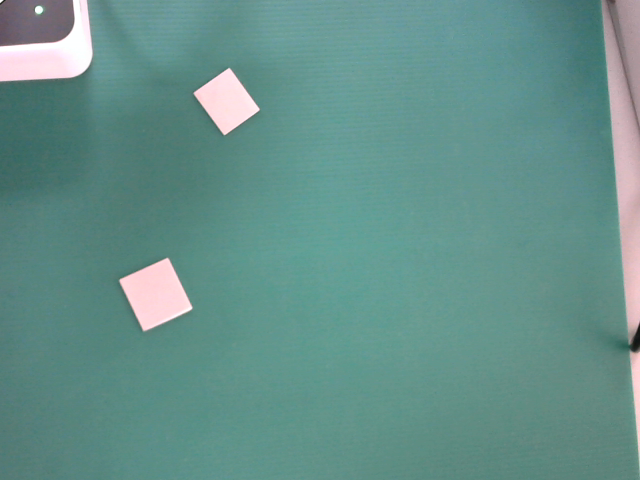
#> input picture photo1.png, 640 x 480 px, given in place of the camera
$ python from_camera_CV.py
#> lines starting #> are read from the running program, lines starting #| are printed output that depends on the picture; after the words box and inside, x2 and y2 are one past the last pixel; in counts of white or black regions, pixels touching at a corner belong together
import cv2
import numpy as np


# import argparse
def get_gray(img):  # 灰階
    gray = cv2.cvtColor(img, cv2.COLOR_BGR2GRAY)

    return gray


def get_blurred(img):  # 模糊化
    gray = get_gray(img)
    blurred = cv2.GaussianBlur(gray, (7, 7), 0)

    return blurred


def get_binary(img):  # 黑白化
    blur = get_blurred(img)
    ret, binary = cv2.threshold(blur, 127, 255, cv2.THRESH_BINARY)

    return binary


def get_contours(img):  # 獲取輪廓
    binary = get_binary(img)
    contours, hierachy = cv2.findContours(binary, cv2.RETR_CCOMP, cv2.CHAIN_APPROX_NONE)

    return contours


def draw_contours(img):  # 畫輪廓

    contours = get_contours(img)
    cv2.drawContours(img, contours, -1, (0, 0, 255), 3)

    return None


def all_contour_X_Y(img):  # 要返回所有輪廓的X，Y值

    g_img = get_gray(img)
    binary_img = get_binary(g_img)
    cnt = get_contours(binary_img)
    draw_contours(img, cnt, -1(0, 0, 255), 3)

    return img


"""    lefttext = 'L'+str(Num+1)
    cv2.putText(im, lefttext, (leftmost), cv2.FONT_HERSHEY_DUPLEX,1, (0, 255, 255), 1, cv2.LINE_AA)
    print (leftmost)# show point and check
    """
"""
    print (centerX)
    print (centerY)

    print ("X=",leftY[0]/(-1*mRB[0]))
    print ('left point ',left_point)
    print ('bottom point ',bottom_point)
    print ('right point ',right_point)
    print( 'mRb' ,mRB) #把numpy轉換成list
    print('mLB',mLB)
    """
# cv2.imshow('123',binary)
cap = cv2.VideoCapture(0)
itt=0
# cv2.waitKey()
while(True):
    #im = cv2.imread('2object.JPG')
    ret, frame = cap.read()
#> frame is the input picture: shape (480, 640, 3); mean B, G, R 138.5, 144.8, 101.2
    im = cv2.resize(frame, (500, 500), interpolation=cv2.INTER_CUBIC)
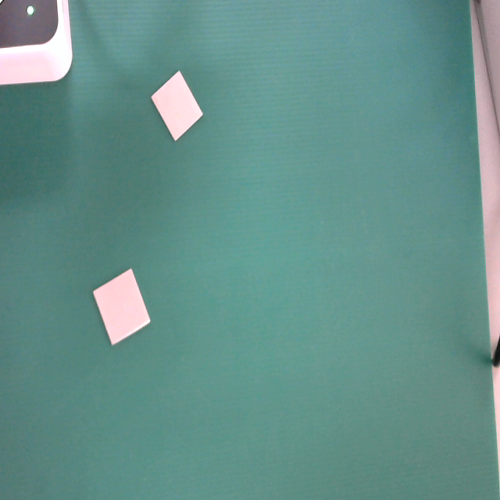
#> im: shape (500, 500, 3); mean B, G, R 138.5, 144.8, 101.2
    gray = cv2.cvtColor(im, cv2.COLOR_BGR2GRAY)
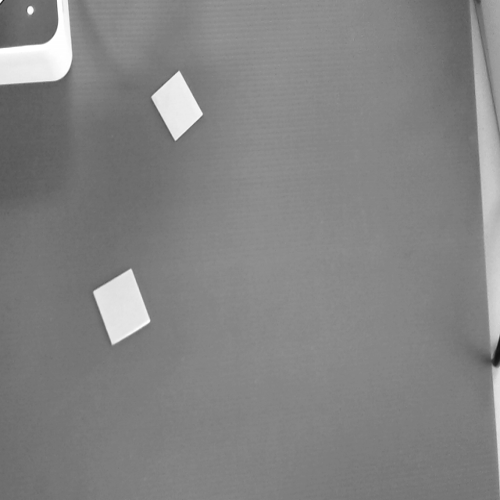
#> gray: shape (500, 500); min 19, max 255, mean 131
    #hsv = cv2.cvtColor(im, cv2.COLOR_BGR2HSV)
    blurred = cv2.GaussianBlur(gray, (7, 7), 0)
    low_threshold = 1
    high_threshold = 10
    edges = cv2.Canny(blurred, low_threshold, high_threshold)
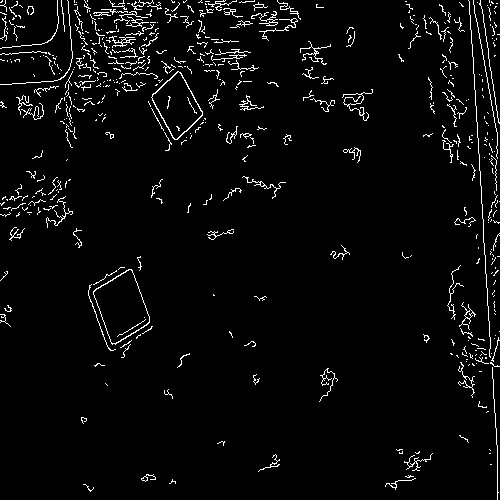
#> edges: shape (500, 500); 3.6% white in thin lines or dots
    ret, binary = cv2.threshold(blurred, 127, 255, cv2.THRESH_BINARY)
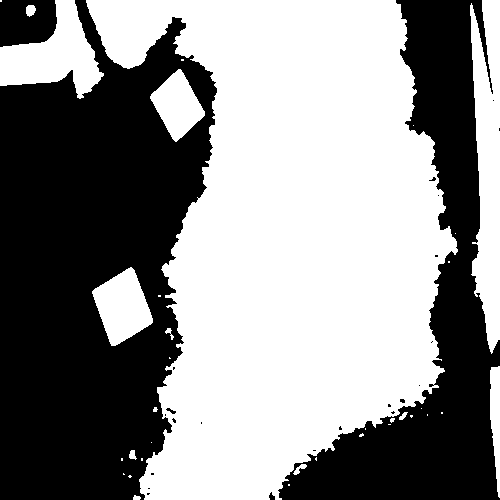
#> binary: shape (500, 500); 54.9% white; 24 black regions (19 under 20 px)
    contours, hierachy = cv2.findContours(edges, cv2.RETR_CCOMP, cv2.CHAIN_APPROX_NONE)
#> contours = 544 contours, 528 with area under 20; largest, box (x1, y1, x2, y2) and area: (93, 269, 150, 345) 2560, (93, 269, 150, 344) 2514, (151, 71, 203, 140) 1927, (151, 71, 203, 140) 1837, (459, 302, 476, 330) 46
    #cv2.drawContours(im, contours, -1, (0, 0, 255), 3)
    cnt_count = []
    # cnt_count_index = cnt_count -1
    centerX = []
    centerY = []
    #print(bool(contours))
    have_countor=0
    for cnt in range(len(contours)):
        epsilon = 0.04 * cv2.arcLength(contours[cnt], True)
        approx = cv2.approxPolyDP(contours[cnt], epsilon, True)
        # print(len(approx))
        area = cv2.contourArea(contours[cnt])

        if (len(approx) <5 and len(approx) >3 and area > 2000 and area < 4000):
            #print(area)
            cv2.drawContours(im, contours[cnt], -1, (255, 255, 255), 3)
            M = cv2.moments(contours[cnt])
            if M["m00"] != 0:
                cX = int(M["m10"] / M["m00"])

                cY = int(M["m01"] / M["m00"])
                # print(area)
                cnt_count.append(cnt)
                centerX.append(cX)
                centerY.append(cY)
                # cnt_count = cnt_count + 1
                f1=cY*0.541+108.602
                f2 = cX*0.571-103.28
                text = '%.2f' % f1+','+'%.2f' % f2
                cv2.putText(im, text, ( 50, 50), cv2.FONT_HERSHEY_DUPLEX, 1, (0, 255, 255), 1, cv2.LINE_AA)
                cv2.circle(im, (cX, cY), 10, (1, 227, 254), -1)
#> this loop made 544 passes
#> (epsilon, area, cX, cY, f1, f2, text) on passes 84 to 85: (8.62, 2560.5, 121, 306, 274.1, -34.19, '274.15,-34.19'), (8.46, 2513.5, 121, 306, 274.1, -34.19, '274.15,-34.19')
#> (epsilon, area) on pass 5: (2.38, 21)
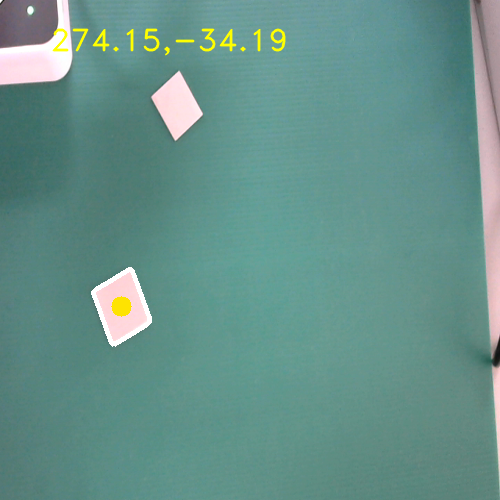
#> im: shape (500, 500, 3); 1.16% of pixels changed, all inside (x1, y1, x2, y2) = (52, 28, 286, 347)
#> after the loop, centerX = [121, 121]; centerY = [306, 306]; cnt_count = [83, 84]

    left_point = []  # define for save 4 most point
    right_point = []
    top_point = []
    bottom_point = []
    ##############################################

    mRB = []
    mLB = []
    for Num in range(int(len(cnt_count))):
        cnt = contours[cnt_count[Num]]
        #print(len(cnt_count))
        leftmost = tuple(cnt[cnt[:, :, 0].argmin()][0])
        rightmost = tuple(cnt[cnt[:, :, 0].argmax()][0])
        topmost = tuple(cnt[cnt[:, :, 1].argmin()][0])
        bottommost = tuple(cnt[cnt[:, :, 1].argmax()][0])
        ## get 4 most point
        cv2.circle(im, leftmost, 10, [0, 90, 255], -1)
        cv2.circle(im, topmost, 10, [0, 90, 255], -1)
        cv2.circle(im, rightmost, 10, [0, 90, 255], -1)
        cv2.circle(im, bottommost, 10, [0, 90, 255], -1)
        ## draw 4 most point
        left_point.append(leftmost)
        right_point.append(rightmost)
        top_point.append(topmost)
        bottom_point.append(bottommost)
        ## tuple type change to list type
        npleft = np.array(left_point)
        npright = np.array(right_point)
        # nptop = np.array(top_point)
        npbottom = np.array(bottom_point)
        ## change list to np.array
        leftX = list(npleft[:, 0])
        rightX = list(npright[:, 0])
        # topX = list(nptop [ : ,  0 ] )
        bottomX = list(npbottom[:, 0])
        leftY = list(npleft[:, 1])
        rightY = list(npright[:, 1])
        # topY=list(nptop [ : ,  1 ] )
        bottomY = list(npbottom[:, 1])
        mRB.append((bottomY[Num] - rightY[Num]) / (bottomX[Num] - rightX[Num]))
        mLB.append((bottomY[Num] - leftY[Num]) / (bottomX[Num] - leftX[Num]))
        X_position = leftY[0] / (-1 * mRB[0])
#> this loop made 2 passes
#> (topmost, npleft, npright, npbottom, leftX, rightX, bottomX, leftY) on passes 1 to 2: ((128, 269), [[93, 291]], [[149, 322]], [[112, 344]], [93], [149], [112], [291]), ((129, 269), [[93, 291], [93, 294]], [[149, 322], [149, 316]], [[112, 344], [115, 343]], [93, 93], [149, 149], [112, 115], [291, 294])
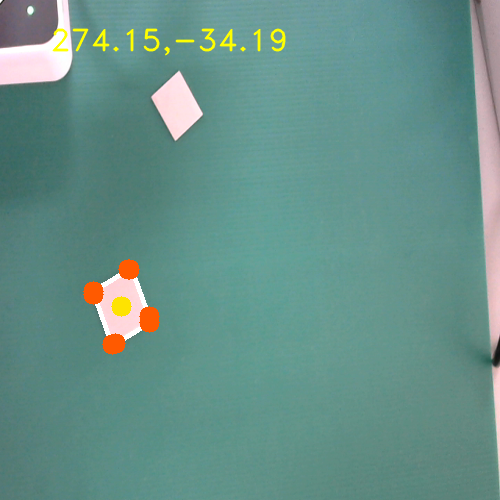
#> im: shape (500, 500, 3); 0.61% of pixels changed, all inside (x1, y1, x2, y2) = (83, 259, 160, 355)
#> after the loop, bottom_point = [(112, 344), (115, 343)]; left_point = [(93, 291), (93, 294)]; mLB = [2.79, 2.23]; mRB = [-0.595, -0.794]; right_point = [(149, 322), (149, 316)]; top_point = [(128, 269), (129, 269)]

    """
    print(centerX)
    print(centerY)

    print("X=", leftY[0] / (-1 * mRB[0]))
    print('left point ', left_point)
    print('bottom point ', bottom_point)
    print('right point ', right_point)
    print('mRb', mRB)  # 把numpy轉換成list
    print('mLB', mLB)
    """
    cv2.imshow('123', im)
    cv2.imshow('bin',edges)
    if cv2.waitKey(1) & 0xFF == ord('q'):
#> (key q is pressed here)
        break
    elif cv2.waitKey(1) & 0xFF == ord('s'): # 按s存檔
        itt = itt + 1;
        cv2.imwrite('photo' + str(itt) + '.png',im)
        print ('儲存:','photo' + str(itt) + '.png')


cap.release()
cv2.destroyAllWindows()
cv2.waitKey(1)

$ run again, on photo10.png
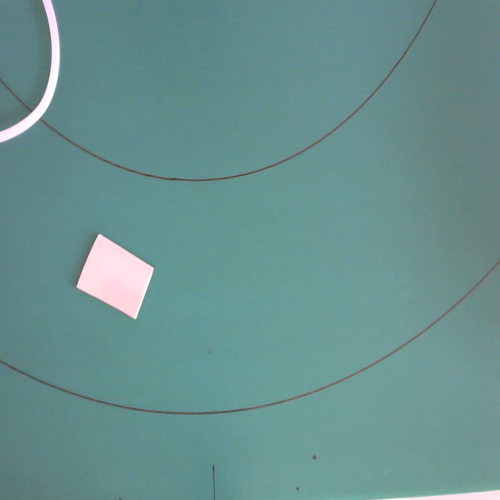
#> input picture photo10.png, 500 x 500 px, given in place of the camera
#> frame is the input picture: shape (500, 500, 3); mean B, G, R 143.2, 145, 104.4
#> `edges = cv2.Canny(blurred, low_threshold, high_threshold)`:
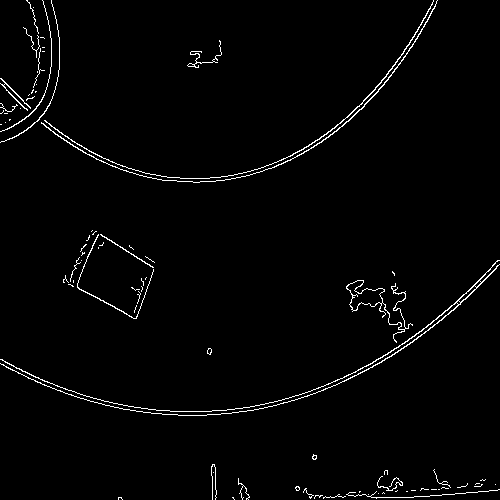
#> edges: shape (500, 500); 1.9% white in thin lines or dots
#> `ret, binary = cv2.threshold(blurred, 127, 255, cv2.THRESH_BINARY)`:
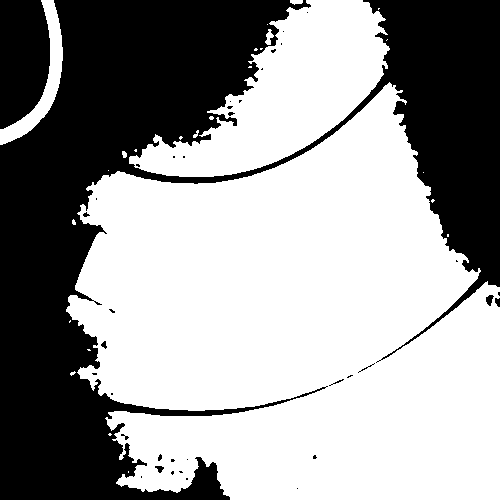
#> binary: shape (500, 500); 60.3% white; 38 black regions (28 under 20 px)
#> contours = 90 contours, 77 with area under 20; largest, box (x1, y1, x2, y2) and area: (346, 280, 413, 343) 608, (346, 280, 385, 311) 548, (0, 260, 500, 416) 348, (41, 0, 438, 183) 159, (44, 0, 434, 179) 150
#> the loop `for cnt in range(len(contours)):` made 90 passes
#> (epsilon, area) on passes 40, 41, 47: (22.17, 608), (6.84, 548), (91.11, 347.5)
#> after the loop `for cnt in range(len(contours)):`: centerX = []
